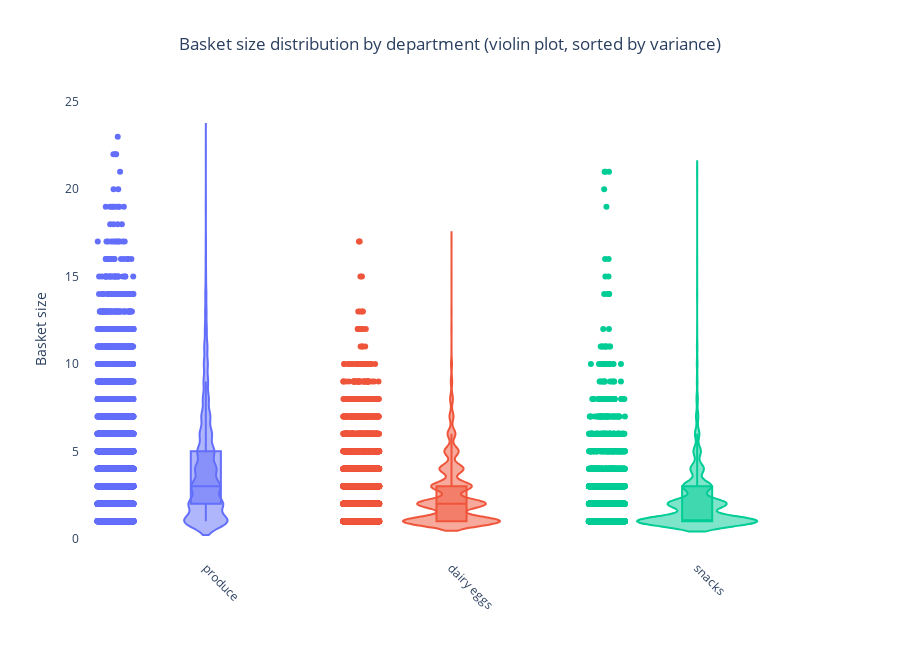

The cell this chart's notebook holds for it:
### Markdown cell above
## Violin – Mely departmentekben a legnagyobb a kosárméret szórása?

### Code cell
# A dataframe-ek az előző számításból (Box) jönnek
import plotly.express as px

fig_violin = px.violin(
    df_basket,
    x='department',
    y='basket_size',
    category_orders={'department': ordered_departments},
    color='department',
    box=True,         # box plot overlay
    points='all',     # egyedi pontok megjelenítése
    title='Basket size distribution by department (violin plot, sorted by variance)'
)

fig_violin.update_layout(
    xaxis_title='',
    yaxis_title='Basket size',
    title_x=0.5,
    plot_bgcolor='white',
    showlegend=False,
    height=650
)

fig_violin.update_xaxes(tickangle=45)
fig_violin.show()

### Figure 1 — Plotly figure (JSON) as saved in the notebook; plotly's stock layout.template omitted (floating-point values rounded to 4 significant figures; data arrays with more than 128 entries replaced by an {"elided": "..."} marker saying what was removed)
{"data": [{"alignmentgroup": "True", "box": {"visible": true}, "hovertemplate": "department=%{x}<br>basket_size=%{y}<extra></extra>", "legendgroup": "produce", "marker": {"color": "#636efa"}, "name": "produce", "offsetgroup": "produce", "orientation": "v", "points": "all", "scalegroup": "True", "showlegend": true, "type": "violin", "x": {"elided": "7359 str values"}, "x0": " ", "xaxis": "x", "y": {"elided": "7359 int values"}, "y0": " ", "yaxis": "y"}, {"alignmentgroup": "True", "box": {"visible": true}, "hovertemplate": "department=%{x}<br>basket_size=%{y}<extra></extra>", "legendgroup": "dairy eggs", "marker": {"color": "#EF553B"}, "name": "dairy eggs", "offsetgroup": "dairy eggs", "orientation": "v", "points": "all", "scalegroup": "True", "showlegend": true, "type": "violin", "x": {"elided": "6698 str values"}, "x0": " ", "xaxis": "x", "y": {"elided": "6698 int values"}, "y0": " ", "yaxis": "y"}, {"alignmentgroup": "True", "box": {"visible": true}, "hovertemplate": "department=%{x}<br>basket_size=%{y}<extra></extra>", "legendgroup": "snacks", "marker": {"color": "#00cc96"}, "name": "snacks", "offsetgroup": "snacks", "orientation": "v", "points": "all", "scalegroup": "True", "showlegend": true, "type": "violin", "x": {"elided": "4171 str values"}, "x0": " ", "xaxis": "x", "y": {"elided": "4171 int values"}, "y0": " ", "yaxis": "y"}], "layout": {"height": 650, "legend": {"title": {"text": "department"}, "tracegroupgap": 0}, "plot_bgcolor": "white", "showlegend": false, "title": {"text": "Basket size distribution by department (violin plot, sorted by variance)", "x": 0.5}, "violinmode": "overlay", "xaxis": {"anchor": "y", "categoryarray": ["produce", "dairy eggs", "snacks"], "categoryorder": "array", "domain": [0, 1], "tickangle": 45, "title": {"text": ""}}, "yaxis": {"anchor": "x", "domain": [0, 1], "title": {"text": "Basket size"}}}}
